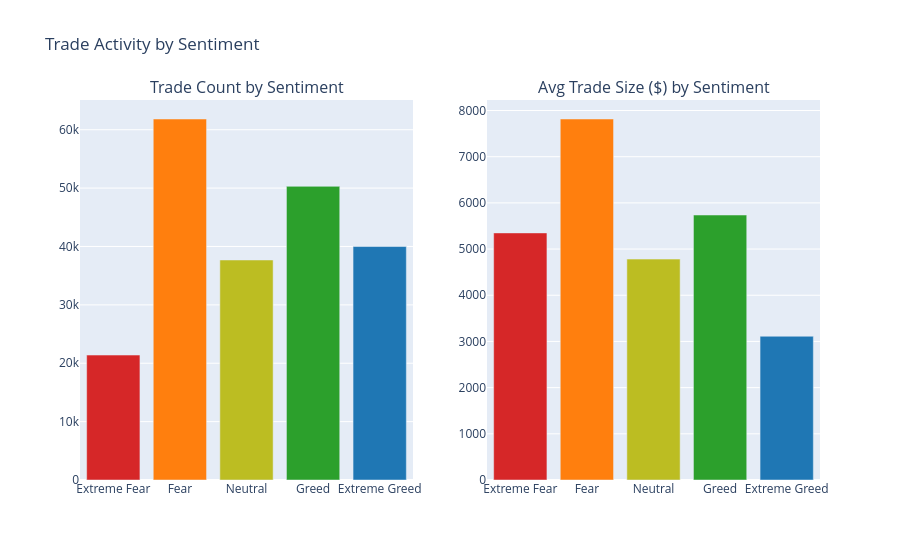

The cell this chart's notebook holds for it:
### Markdown cell above
## 4. Trade Volume by Sentiment

### Code cell
vol_by_sent = (
    merged.groupby('sentiment', observed=True)
    .agg(
        trade_count = ('closed_pnl','count'),
        total_volume= ('size_usd','sum'),
        avg_size    = ('size_usd','mean')
    )
    .reindex(sentiment_order)
    .reset_index()
)

fig = make_subplots(rows=1, cols=2,
                    subplot_titles=('Trade Count by Sentiment', 'Avg Trade Size ($) by Sentiment'))
colors = [PALETTE[s] for s in vol_by_sent['sentiment']]

fig.add_trace(go.Bar(x=vol_by_sent['sentiment'], y=vol_by_sent['trade_count'],
                     marker_color=colors, showlegend=False), row=1, col=1)
fig.add_trace(go.Bar(x=vol_by_sent['sentiment'], y=vol_by_sent['avg_size'],
                     marker_color=colors, showlegend=False), row=1, col=2)
fig.update_layout(title_text='Trade Activity by Sentiment')
fig.show()

### Figure 1 — Plotly figure (JSON) as saved in the notebook; plotly's stock layout.template omitted (floating-point values rounded to 4 significant figures)
{"data": [{"marker": {"color": ["#d62728", "#ff7f0e", "#bcbd22", "#2ca02c", "#1f77b4"]}, "showlegend": false, "type": "bar", "x": ["Extreme Fear", "Fear", "Neutral", "Greed", "Extreme Greed"], "xaxis": "x", "y": [21400, 61837, 37686, 50303, 39992], "yaxis": "y"}, {"marker": {"color": ["#d62728", "#ff7f0e", "#bcbd22", "#2ca02c", "#1f77b4"]}, "showlegend": false, "type": "bar", "x": ["Extreme Fear", "Fear", "Neutral", "Greed", "Extreme Greed"], "xaxis": "x2", "y": [5350.0, 7816.0, 4783.0, 5737.0, 3112.0], "yaxis": "y2"}], "layout": {"annotations": [{"font": {"size": 16}, "showarrow": false, "text": "Trade Count by Sentiment", "x": 0.225, "xanchor": "center", "xref": "paper", "y": 1.0, "yanchor": "bottom", "yref": "paper"}, {"font": {"size": 16}, "showarrow": false, "text": "Avg Trade Size ($) by Sentiment", "x": 0.775, "xanchor": "center", "xref": "paper", "y": 1.0, "yanchor": "bottom", "yref": "paper"}], "title": {"text": "Trade Activity by Sentiment"}, "xaxis": {"anchor": "y", "domain": [0.0, 0.45]}, "xaxis2": {"anchor": "y2", "domain": [0.55, 1.0]}, "yaxis": {"anchor": "x", "domain": [0.0, 1.0]}, "yaxis2": {"anchor": "x2", "domain": [0.0, 1.0]}}}
